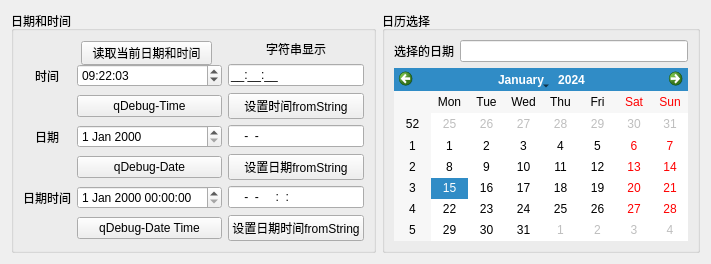
<?xml version="1.0" encoding="UTF-8"?>
<ui version="4.0">
 <class>Widget</class>
 <widget class="QWidget" name="Widget">
  <property name="geometry">
   <rect>
    <x>0</x>
    <y>0</y>
    <width>711</width>
    <height>264</height>
   </rect>
  </property>
  <property name="windowTitle">
   <string>Widget</string>
  </property>
  <layout class="QHBoxLayout" name="horizontalLayout">
   <item>
    <widget class="QGroupBox" name="groupBox">
     <property name="title">
      <string>日期和时间</string>
     </property>
     <layout class="QGridLayout" name="gridLayout">
      <item row="0" column="2">
       <widget class="QLabel" name="label_5">
        <property name="text">
         <string>字符串显示</string>
        </property>
        <property name="alignment">
         <set>Qt::AlignCenter</set>
        </property>
       </widget>
      </item>
      <item row="1" column="0">
       <widget class="QLabel" name="label_4">
        <property name="text">
         <string>时间</string>
        </property>
        <property name="alignment">
         <set>Qt::AlignCenter</set>
        </property>
       </widget>
      </item>
      <item row="1" column="1">
       <widget class="QTimeEdit" name="timeEdit">
        <property name="displayFormat">
         <string>HH:mm:ss</string>
        </property>
        <property name="time">
         <time>
          <hour>9</hour>
          <minute>22</minute>
          <second>3</second>
         </time>
        </property>
       </widget>
      </item>
      <item row="1" column="2">
       <widget class="QLineEdit" name="editTime">
        <property name="inputMask">
         <string>99:99:99;_</string>
        </property>
       </widget>
      </item>
      <item row="2" column="1">
       <widget class="QPushButton" name="btnQDebugTime">
        <property name="text">
         <string>qDebug-Time</string>
        </property>
       </widget>
      </item>
      <item row="2" column="2">
       <widget class="QPushButton" name="btnSetTime">
        <property name="text">
         <string>设置时间fromString</string>
        </property>
       </widget>
      </item>
      <item row="3" column="0">
       <widget class="QLabel" name="label_2">
        <property name="text">
         <string>日期</string>
        </property>
        <property name="alignment">
         <set>Qt::AlignCenter</set>
        </property>
       </widget>
      </item>
      <item row="3" column="1">
       <widget class="QDateEdit" name="dateEdit"/>
      </item>
      <item row="3" column="2">
       <widget class="QLineEdit" name="editDate">
        <property name="inputMask">
         <string>9999-99-99</string>
        </property>
       </widget>
      </item>
      <item row="4" column="1">
       <widget class="QPushButton" name="btnQDebugDate">
        <property name="text">
         <string>qDebug-Date</string>
        </property>
       </widget>
      </item>
      <item row="4" column="2">
       <widget class="QPushButton" name="btnSetDate">
        <property name="text">
         <string>设置日期fromString</string>
        </property>
       </widget>
      </item>
      <item row="5" column="0">
       <widget class="QLabel" name="label_3">
        <property name="text">
         <string>日期时间</string>
        </property>
        <property name="alignment">
         <set>Qt::AlignCenter</set>
        </property>
       </widget>
      </item>
      <item row="5" column="1">
       <widget class="QDateTimeEdit" name="dateTimeEdit"/>
      </item>
      <item row="5" column="2">
       <widget class="QLineEdit" name="editDateTime">
        <property name="inputMask">
         <string>9999-99-99 99:99:99</string>
        </property>
       </widget>
      </item>
      <item row="6" column="1">
       <widget class="QPushButton" name="btnQDebugDateTime">
        <property name="text">
         <string>qDebug-Date Time</string>
        </property>
       </widget>
      </item>
      <item row="6" column="2">
       <widget class="QPushButton" name="btnSetDateTime">
        <property name="text">
         <string>设置日期时间fromString</string>
        </property>
       </widget>
      </item>
     </layout>
     <widget class="QPushButton" name="pushButton_5">
      <property name="geometry">
       <rect>
        <x>70</x>
        <y>30</y>
        <width>131</width>
        <height>24</height>
       </rect>
      </property>
      <property name="text">
       <string>读取当前日期和时间</string>
      </property>
     </widget>
    </widget>
   </item>
   <item>
    <widget class="QGroupBox" name="groupBox_2">
     <property name="title">
      <string>日历选择</string>
     </property>
     <layout class="QGridLayout" name="gridLayout_2">
      <item row="0" column="0">
       <widget class="QLabel" name="label">
        <property name="text">
         <string>选择的日期</string>
        </property>
       </widget>
      </item>
      <item row="0" column="1">
       <widget class="QLineEdit" name="editCalendar"/>
      </item>
      <item row="1" column="0" colspan="2">
       <widget class="QCalendarWidget" name="calendarWidget"/>
      </item>
     </layout>
    </widget>
   </item>
  </layout>
 </widget>
 <resources/>
 <connections/>
</ui>
